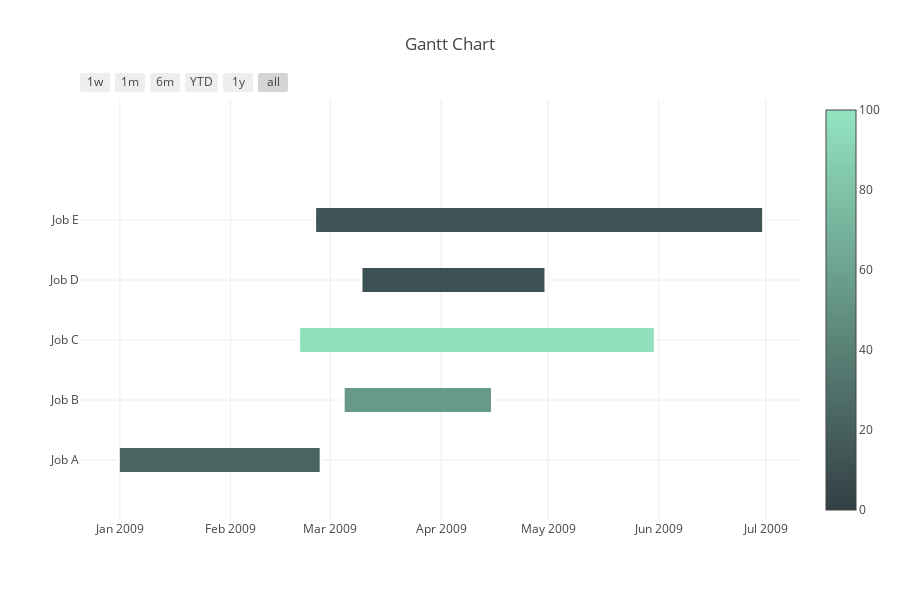

Write notebook code for a chart like this one.
### Markdown cell above
# Use a Pandas Dataframe

### Code cell
import plotly.figure_factory as ff

import pandas as pd

df = pd.read_csv('https://raw.githubusercontent.com/plotly/datasets/master/gantt_example.csv')

fig = ff.create_gantt(df, colors=['#333F44', '#93e4c1'], index_col='Complete', show_colorbar=True,
                      bar_width=0.2, showgrid_x=True, showgrid_y=True)
pyo.iplot(fig, filename='gantt-use-a-pandas-dataframe')

### Figure 1 — Plotly figure (JSON) as saved in the notebook; plotly's stock layout.template omitted (floating-point values rounded to 4 significant figures)
{"data": [{"marker": {"color": "white"}, "name": "", "type": "scatter", "uid": "46f1ea40-1f50-4b9c-b3de-57f29dee9fea", "x": ["2009-01-01", "2009-02-26"], "y": [0, 0]}, {"marker": {"color": "white"}, "name": "", "type": "scatter", "uid": "ad70879b-3acf-4e5d-b9c1-2794e3592a8a", "x": ["2009-03-05", "2009-04-15"], "y": [1, 1]}, {"marker": {"color": "white"}, "name": "", "type": "scatter", "uid": "3bdcb3c8-6816-4d31-8513-fed018c63027", "x": ["2009-02-20 12:40:00", "2009-05-30 15:12:44"], "y": [2, 2]}, {"marker": {"color": "white"}, "name": "", "type": "scatter", "uid": "9b2b101e-e786-46d1-8149-da130e0aba75", "x": ["2009-03-10", "2009-04-30"], "y": [3, 3]}, {"marker": {"color": "white"}, "name": "", "type": "scatter", "uid": "c36e147f-cff0-4726-975e-85f69cc34470", "x": ["2009-02-25", "2009-06-30"], "y": [4, 4]}, {"marker": {"cmax": 100, "cmin": 0, "color": "white", "colorscale": [[0, "rgb(51.0, 63.0, 68.0)"], [1, "rgb(147.0, 228.0, 193.0)"]], "showscale": true}, "name": "", "type": "scatter", "uid": "d62e487a-8b43-498b-890c-3c8a36f94ecd", "x": ["2009-02-25", "2009-02-25"], "y": [4, 4]}], "layout": {"height": 600, "hovermode": "closest", "shapes": [{"fillcolor": "rgb(73.08, 100.95, 96.75)", "line": {"width": 0}, "opacity": 1, "type": "rect", "x0": "2009-01-01", "x1": "2009-02-26", "xref": "x", "y0": -0.2, "y1": 0.2, "yref": "y"}, {"fillcolor": "rgb(103.80000000000001, 153.75, 136.75)", "line": {"width": 0}, "opacity": 1, "type": "rect", "x0": "2009-03-05", "x1": "2009-04-15", "xref": "x", "y0": 0.8, "y1": 1.2, "yref": "y"}, {"fillcolor": "rgb(144.12, 223.04999999999998, 189.25)", "line": {"width": 0}, "opacity": 1, "type": "rect", "x0": "2009-02-20 12:40:00", "x1": "2009-05-30 15:12:44", "xref": "x", "y0": 1.8, "y1": 2.2, "yref": "y"}, {"fillcolor": "rgb(61.56, 81.15, 81.75)", "line": {"width": 0}, "opacity": 1, "type": "rect", "x0": "2009-03-10", "x1": "2009-04-30", "xref": "x", "y0": 2.8, "y1": 3.2, "yref": "y"}, {"fillcolor": "rgb(64.44, 86.1, 85.5)", "line": {"width": 0}, "opacity": 1, "type": "rect", "x0": "2009-02-25", "x1": "2009-06-30", "xref": "x", "y0": 3.8, "y1": 4.2, "yref": "y"}], "showlegend": false, "title": {"text": "Gantt Chart"}, "width": 900, "xaxis": {"rangeselector": {"buttons": [{"count": 7, "label": "1w", "step": "day", "stepmode": "backward"}, {"count": 1, "label": "1m", "step": "month", "stepmode": "backward"}, {"count": 6, "label": "6m", "step": "month", "stepmode": "backward"}, {"count": 1, "label": "YTD", "step": "year", "stepmode": "todate"}, {"count": 1, "label": "1y", "step": "year", "stepmode": "backward"}, {"step": "all"}]}, "showgrid": true, "type": "date", "zeroline": false}, "yaxis": {"autorange": false, "range": [-1, 6], "showgrid": true, "ticktext": ["Job A", "Job B", "Job C", "Job D", "Job E"], "tickvals": [0, 1, 2, 3, 4], "zeroline": false}}}
